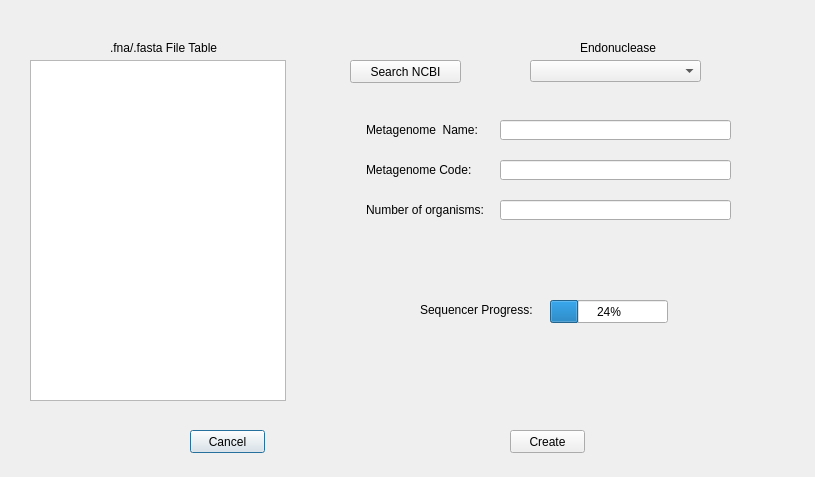
<?xml version="1.0" encoding="UTF-8"?>
<ui version="4.0">
 <class>Dialog</class>
 <widget class="QDialog" name="Dialog">
  <property name="geometry">
   <rect>
    <x>0</x>
    <y>0</y>
    <width>815</width>
    <height>477</height>
   </rect>
  </property>
  <property name="windowTitle">
   <string>Dialog</string>
  </property>
  <widget class="QPushButton" name="cancel_button">
   <property name="geometry">
    <rect>
     <x>190</x>
     <y>430</y>
     <width>75</width>
     <height>23</height>
    </rect>
   </property>
   <property name="toolTip">
    <string>&lt;html&gt;&lt;head/&gt;&lt;body&gt;&lt;p&gt;Cancel and go back to the Main Window.&lt;/p&gt;&lt;/body&gt;&lt;/html&gt;</string>
   </property>
   <property name="text">
    <string>Cancel</string>
   </property>
  </widget>
  <widget class="QPushButton" name="create_button">
   <property name="geometry">
    <rect>
     <x>510</x>
     <y>430</y>
     <width>75</width>
     <height>23</height>
    </rect>
   </property>
   <property name="toolTip">
    <string>&lt;html&gt;&lt;head/&gt;&lt;body&gt;&lt;p&gt;Take all the settings and create a Metagenomic CSPR file.&lt;/p&gt;&lt;/body&gt;&lt;/html&gt;</string>
   </property>
   <property name="text">
    <string>Create</string>
   </property>
  </widget>
  <widget class="QTableWidget" name="fasta_table">
   <property name="geometry">
    <rect>
     <x>30</x>
     <y>60</y>
     <width>256</width>
     <height>341</height>
    </rect>
   </property>
   <property name="toolTip">
    <string>&lt;html&gt;&lt;head/&gt;&lt;body&gt;&lt;p&gt;This table contains all of the FNA files in you're selected Database.&lt;/p&gt;&lt;/body&gt;&lt;/html&gt;</string>
   </property>
   <property name="verticalScrollMode">
    <enum>QAbstractItemView::ScrollPerPixel</enum>
   </property>
   <property name="horizontalScrollMode">
    <enum>QAbstractItemView::ScrollPerPixel</enum>
   </property>
  </widget>
  <widget class="QLabel" name="label">
   <property name="geometry">
    <rect>
     <x>110</x>
     <y>40</y>
     <width>121</width>
     <height>16</height>
    </rect>
   </property>
   <property name="text">
    <string>.fna/.fasta File Table</string>
   </property>
  </widget>
  <widget class="QLineEdit" name="org_name">
   <property name="geometry">
    <rect>
     <x>500</x>
     <y>120</y>
     <width>231</width>
     <height>20</height>
    </rect>
   </property>
   <property name="toolTip">
    <string>&lt;html&gt;&lt;head/&gt;&lt;body&gt;&lt;p&gt;The name of the Metagenomic Organism&lt;/p&gt;&lt;/body&gt;&lt;/html&gt;</string>
   </property>
  </widget>
  <widget class="QLabel" name="label_2">
   <property name="geometry">
    <rect>
     <x>366</x>
     <y>120</y>
     <width>131</width>
     <height>20</height>
    </rect>
   </property>
   <property name="text">
    <string>Metagenome  Name:</string>
   </property>
  </widget>
  <widget class="QLineEdit" name="org_code">
   <property name="geometry">
    <rect>
     <x>500</x>
     <y>160</y>
     <width>231</width>
     <height>20</height>
    </rect>
   </property>
   <property name="toolTip">
    <string>&lt;html&gt;&lt;head/&gt;&lt;body&gt;&lt;p&gt;Organism Code. Very similar to what is used in New Genome&lt;/p&gt;&lt;/body&gt;&lt;/html&gt;</string>
   </property>
  </widget>
  <widget class="QLabel" name="label_3">
   <property name="geometry">
    <rect>
     <x>366</x>
     <y>160</y>
     <width>121</width>
     <height>20</height>
    </rect>
   </property>
   <property name="text">
    <string>Metagenome Code:</string>
   </property>
  </widget>
  <widget class="QLineEdit" name="num_of_orgs">
   <property name="geometry">
    <rect>
     <x>500</x>
     <y>200</y>
     <width>231</width>
     <height>20</height>
    </rect>
   </property>
   <property name="toolTip">
    <string>&lt;html&gt;&lt;head/&gt;&lt;body&gt;&lt;p&gt;The number of organisms in the metagenomic file&lt;/p&gt;&lt;/body&gt;&lt;/html&gt;</string>
   </property>
  </widget>
  <widget class="QLabel" name="label_4">
   <property name="geometry">
    <rect>
     <x>366</x>
     <y>200</y>
     <width>121</width>
     <height>20</height>
    </rect>
   </property>
   <property name="text">
    <string>Number of organisms:</string>
   </property>
  </widget>
  <widget class="QProgressBar" name="seq_progress">
   <property name="geometry">
    <rect>
     <x>550</x>
     <y>300</y>
     <width>118</width>
     <height>23</height>
    </rect>
   </property>
   <property name="value">
    <number>24</number>
   </property>
  </widget>
  <widget class="QLabel" name="label_5">
   <property name="geometry">
    <rect>
     <x>420</x>
     <y>300</y>
     <width>121</width>
     <height>20</height>
    </rect>
   </property>
   <property name="text">
    <string>Sequencer Progress:</string>
   </property>
  </widget>
  <widget class="QPushButton" name="ncbi_searcher">
   <property name="geometry">
    <rect>
     <x>350</x>
     <y>60</y>
     <width>111</width>
     <height>23</height>
    </rect>
   </property>
   <property name="toolTip">
    <string>&lt;html&gt;&lt;head/&gt;&lt;body&gt;&lt;p&gt;Search the NCBI database for FNA or Fasta files&lt;/p&gt;&lt;/body&gt;&lt;/html&gt;</string>
   </property>
   <property name="text">
    <string>Search NCBI</string>
   </property>
  </widget>
  <widget class="QComboBox" name="endoBox">
   <property name="geometry">
    <rect>
     <x>530</x>
     <y>60</y>
     <width>171</width>
     <height>22</height>
    </rect>
   </property>
   <property name="toolTip">
    <string>&lt;html&gt;&lt;head/&gt;&lt;body&gt;&lt;p&gt;Select which endonuclease to use when creating the Metagenomic CSPR file&lt;/p&gt;&lt;/body&gt;&lt;/html&gt;</string>
   </property>
  </widget>
  <widget class="QLabel" name="label_6">
   <property name="geometry">
    <rect>
     <x>580</x>
     <y>40</y>
     <width>111</width>
     <height>16</height>
    </rect>
   </property>
   <property name="text">
    <string>Endonuclease</string>
   </property>
  </widget>
 </widget>
 <resources/>
 <connections/>
</ui>
